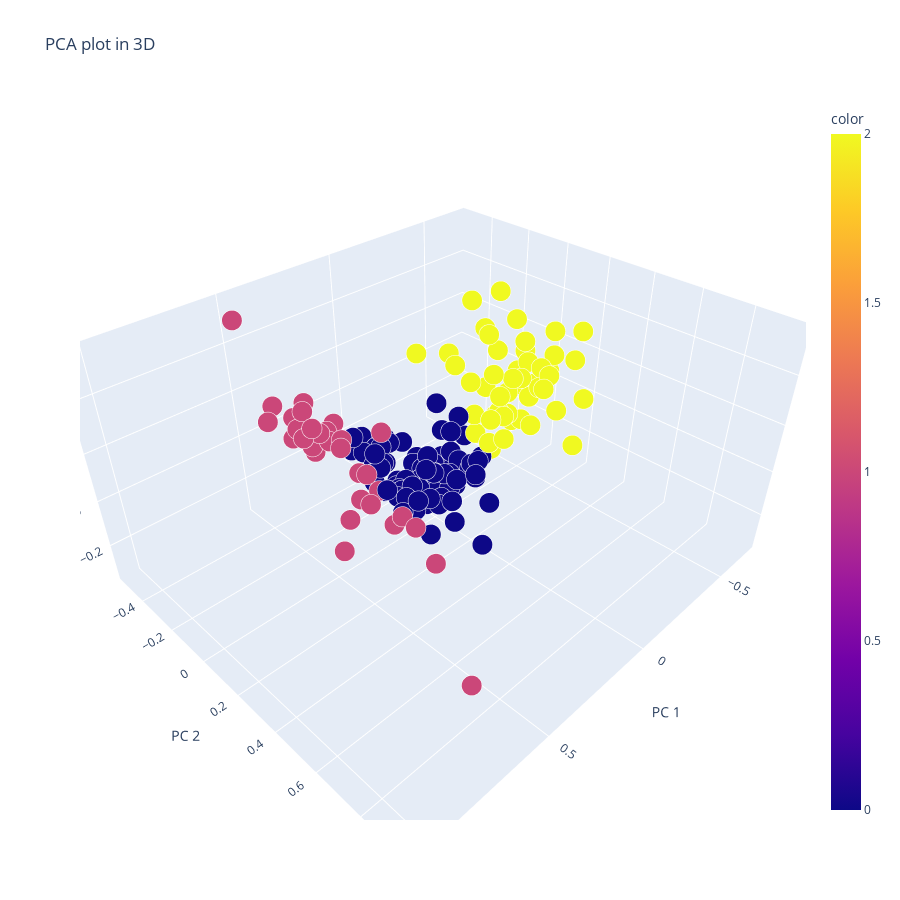

Notebook source saved alongside this figure:
### Code cell
PCAplot3D(X, pred_k)

### Figure 1 — Plotly figure (JSON) as saved in the notebook; plotly's stock layout.template omitted (floating-point values rounded to 4 significant figures; data arrays with more than 128 entries replaced by an {"elided": "..."} marker saying what was removed)
{"data": [{"hovertemplate": "PC 1=%{x}<br>PC 2=%{y}<br>PC 3=%{z}<br>size=%{marker.size}<br>color=%{marker.color}<extra></extra>", "legendgroup": "", "marker": {"color": {"elided": "167 int values"}, "coloraxis": "coloraxis", "opacity": 1, "size": {"elided": "167 float values"}, "sizemode": "area", "sizeref": 0.00025, "symbol": "circle"}, "mode": "markers", "name": "", "scene": "scene", "showlegend": false, "type": "scatter3d", "x": {"elided": "167 float values"}, "y": {"elided": "167 float values"}, "z": {"elided": "167 float values"}}], "layout": {"coloraxis": {"colorbar": {"title": {"text": "color"}}, "colorscale": [[0, "#0d0887"], [0.1111, "#46039f"], [0.2222, "#7201a8"], [0.3333, "#9c179e"], [0.4444, "#bd3786"], [0.5556, "#d8576b"], [0.6667, "#ed7953"], [0.7778, "#fb9f3a"], [0.8889, "#fdca26"], [1, "#f0f921"]]}, "height": 900, "legend": {"itemsizing": "constant", "tracegroupgap": 0}, "scene": {"domain": {"x": [0, 1], "y": [0, 1]}, "xaxis": {"title": {"text": "PC 1"}}, "yaxis": {"title": {"text": "PC 2"}}, "zaxis": {"title": {"text": "PC 3"}}}, "title": {"text": "PCA plot in 3D"}, "width": 900}}
